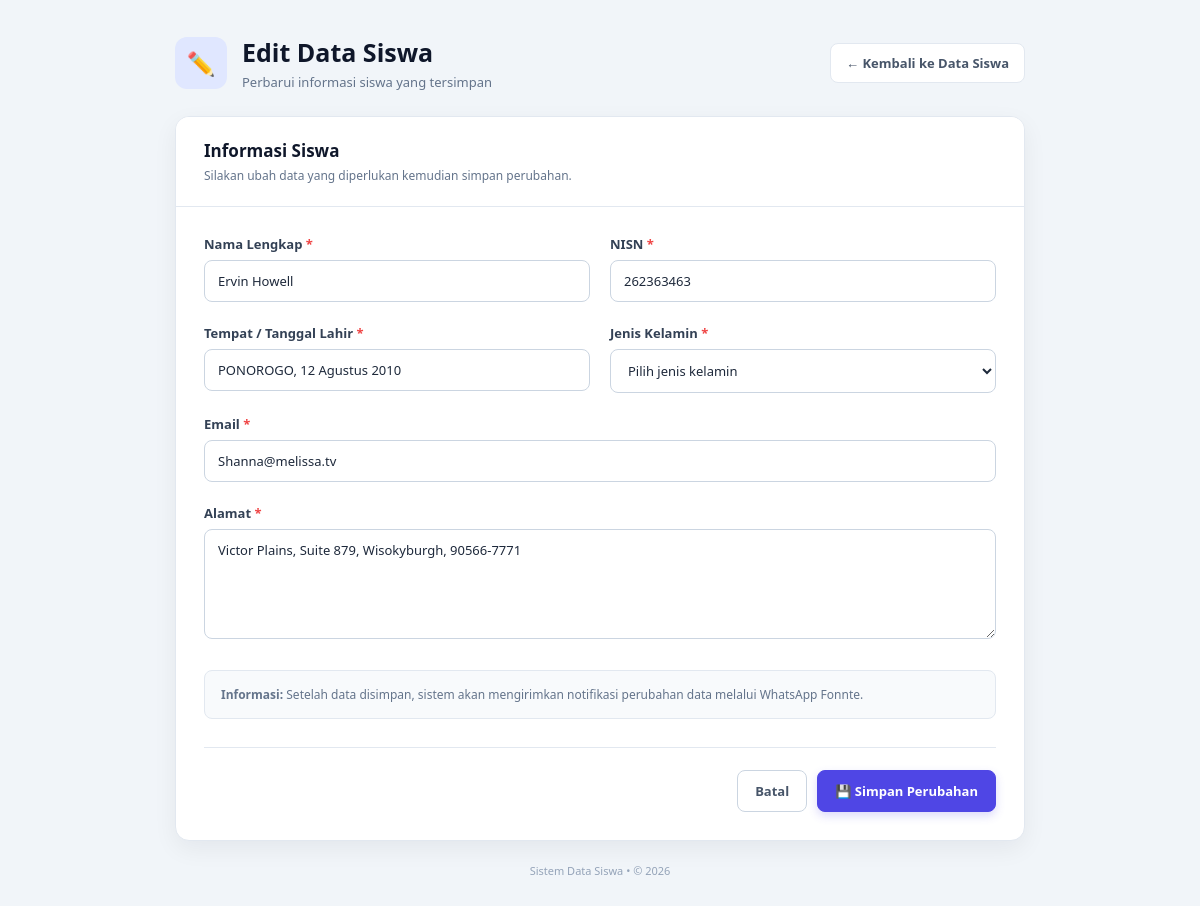
Page /edit.php?id=2 (signed in) on the committed database.
### tables this page shows
CREATE TABLE `users` (
  `id` int(11) NOT NULL,
  `name` varchar(100) NOT NULL,
  `nisn` varchar(20) NOT NULL,
  `ttl` varchar(100) NOT NULL,
  `gender` varchar(20) NOT NULL,
  `email` varchar(100) NOT NULL,
  `no_wa` varchar(20) DEFAULT NULL,
  `address` text NOT NULL
);

### edit.php (the view, shortened to what this page needs)
<?php
require_once __DIR__ . "/koneksi.php";
$id = isset($_GET['id'])
    ? (int) $_GET['id']
    : 0;
$stmt = $koneksi->prepare(
    "SELECT * FROM users WHERE id = ?"
);
$stmt->bind_param("i", $id);
$stmt->execute();
$result = $stmt->get_result();
$data = $result->fetch_assoc();
?>
<!DOCTYPE html>
<html lang="id">
<head>
</head>
<body>
<div class="container">
    <div class="page-header">
        <div class="header-left">
            <div class="header-icon">
                ✏️
            </div>
            <div>
                <h1>
                    Edit Data Siswa
                </h1>
                <p>
                    Perbarui informasi siswa yang tersimpan
                </p>
            </div>
        </div>
        <a
            href="index.php"
            class="back-top"
        >
            ← Kembali ke Data Siswa
        </a>
    </div>
    <div class="card">
        <div class="card-header">
            <h2>
                Informasi Siswa
            </h2>
            <p>
                Silakan ubah data yang diperlukan kemudian simpan perubahan.
            </p>
        </div>
        <div class="card-body">
            <form
                method="POST"
                autocomplete="off"
            >
                <div class="form-grid">
                    <div class="form-group">
                        <label>
                            Nama Lengkap
                            <span class="required">*</span>
                        </label>
                        <input
                            type="text"
                            name="name"
                            value="<?= htmlspecialchars($data['name'] ?? '') ?>"
                            placeholder="Masukkan nama lengkap"
                            required
                        >
                    </div>
                    <div class="form-group">
                        <label>
                            NISN
                            <span class="required">*</span>
                        </label>
                        <input
                            type="text"
                            name="nisn"
                            value="<?= htmlspecialchars($data['nisn'] ?? '') ?>"
                            placeholder="Masukkan NISN"
                            maxlength="10"
                            required
                        >
                    </div>
                    <div class="form-group">
                        <label>
                            Tempat / Tanggal Lahir
                            <span class="required">*</span>
                        </label>
                        <input
                            type="text"
                            name="ttl"
                            value="<?= htmlspecialchars($data['ttl'] ?? '') ?>"
                            placeholder="Contoh: Sumenep, 12 Januari 2008"
                            required
                        >
                    </div>
                    <div class="form-group">
                        <label>
                            Jenis Kelamin
                            <span class="required">*</span>
                        </label>
                        <select
                            name="gender"
                            required
                        >
                            <option value="">
                                Pilih jenis kelamin
                            </option>
                        </select>
                    </div>
                    <div class="form-group full">
                        <label>
                            Email
                            <span class="required">*</span>
                        </label>
                        <input
                            type="email"
                            name="email"
                            value="<?= htmlspecialchars($data['email'] ?? '') ?>"
                            placeholder="contoh@email.com"
                            required
                        >
                    </div>
                    <div class="form-group full">
                        <label>
                            Alamat
                            <span class="required">*</span>
                        </label>
                        <textarea
                            name="address"
                            placeholder="Masukkan alamat lengkap"
                            required
                        ><?= htmlspecialchars($data['address'] ?? '') ?></textarea>
                    </div>
                </div>
                <div class="info-box">
                    <strong>Informasi:</strong>
                    Setelah data disimpan, sistem akan mengirimkan
                    notifikasi perubahan data melalui WhatsApp Fonnte.
                </div>
                <div class="buttons">
                    <a
                        href="index.php"
                        class="btn btn-cancel"
                    >
                        Batal
                    </a>
                    <button
                        type="submit"
                        class="btn btn-save"
                    >
                        💾 Simpan Perubahan
                    </button>
                </div>
            </form>
        </div>
    </div>
    <div class="footer">
        Sistem Data Siswa • © 2026
    </div>
</div>
</body>
</html>

### edit.php (style rules this page uses)
* { box-sizing: border-box; margin: 0; padding: 0; }
body { font-family: 'Segoe UI', Arial, sans-serif; min-height: 100vh; background: #f1f5f9; color: #1e293b; padding: 35px 20px; }
.container { width: 100%; max-width: 850px; margin: auto; }
.page-header { display: flex; align-items: center; justify-content: space-between; gap: 20px; margin-bottom: 25px; }
.header-left { display: flex; align-items: center; gap: 15px; }
.header-icon { width: 52px; height: 52px; display: flex; align-items: center; justify-content: center; border-radius: 12px; background: #e0e7ff; color: #4f46e5; font-size: 23px; }
.page-header h1 { font-size: 25px; color: #0f172a; margin-bottom: 4px; }
.page-header p { color: #64748b; font-size: 13px; }
.back-top { text-decoration: none; background: white; border: 1px solid #e2e8f0; color: #475569; padding: 10px 15px; border-radius: 8px; font-size: 13px; font-weight: 600; transition: .2s; }
.card { background: white; border: 1px solid #e2e8f0; border-radius: 14px; box-shadow: 0 8px 25px rgba(15, 23, 42, .06); overflow: hidden; }
.card-header { padding: 22px 28px; border-bottom: 1px solid #e2e8f0; background: #ffffff; }
.card-header h2 { font-size: 17px; color: #0f172a; margin-bottom: 5px; }
.card-header p { font-size: 12px; color: #64748b; }
.card-body { padding: 28px; }
.form-grid { display: grid; grid-template-columns: repeat(2, 1fr); gap: 20px; }
.form-group { margin-bottom: 2px; }
.form-group.full { grid-column: 1 / -1; }
label { display: block; color: #334155; font-size: 13px; font-weight: 700; margin-bottom: 7px; }
.required { color: #ef4444; }
input, select, textarea { width: 100%; padding: 11px 13px; border: 1px solid #cbd5e1; border-radius: 8px; background: #ffffff; color: #1e293b; font-family: inherit; font-size: 13px; outline: none; transition: .2s; }
input::placeholder, textarea::placeholder { color: #94a3b8; }
textarea { min-height: 110px; resize: vertical; }
.info-box { margin-top: 24px; padding: 14px 16px; background: #f8fafc; border: 1px solid #e2e8f0; border-radius: 8px; color: #64748b; font-size: 12px; line-height: 1.6; }
.buttons { display: flex; justify-content: flex-end; gap: 10px; margin-top: 28px; padding-top: 22px; border-top: 1px solid #e2e8f0; }
.btn { display: inline-flex; align-items: center; justify-content: center; gap: 7px; padding: 11px 17px; border-radius: 8px; font-family: inherit; font-size: 13px; font-weight: 700; text-decoration: none; cursor: pointer; transition: .2s; }
.btn-cancel { background: white; color: #475569; border: 1px solid #cbd5e1; }
.btn-save { border: 1px solid #4f46e5; background: #4f46e5; color: white; box-shadow: 0 4px 10px rgba(79,70,229,.2); }
.footer { text-align: center; margin-top: 22px; color: #94a3b8; font-size: 11px; }

### rows in the picture
users: name "Ervin Howell", nisn "262363463", ttl "PONOROGO, 12 Agustus 2010", email "Shanna@melissa.tv", address "Victor Plains, Suite 879, Wisokyburgh, 90566-7771"
